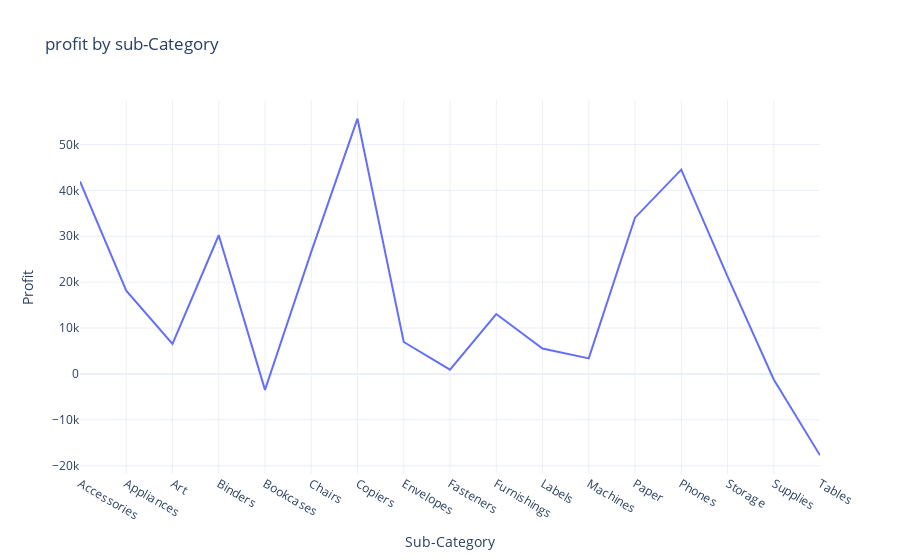

Write notebook code for a chart like this one.
### Code cell
fig = px.line(group5 , x = 'Sub-Category' , y ='Profit' , title='profit by sub-Category')
fig.show()

### Figure 1 — Plotly figure (JSON) as saved in the notebook; plotly's stock layout.template omitted (floating-point values rounded to 4 significant figures)
{"data": [{"hovertemplate": "Sub-Category=%{x}<br>Profit=%{y}<extra></extra>", "legendgroup": "", "line": {"color": "#636efa", "dash": "solid"}, "marker": {"symbol": "circle"}, "mode": "lines", "name": "", "orientation": "v", "showlegend": false, "type": "scatter", "x": ["Accessories", "Appliances", "Art", "Binders", "Bookcases", "Chairs", "Copiers", "Envelopes", "Fasteners", "Furnishings", "Labels", "Machines", "Paper", "Phones", "Storage", "Supplies", "Tables"], "xaxis": "x", "y": [41940.0, 18140.0, 6528.0, 30220.0, -3473.0, 26590.0, 55620.0, 6964.0, 949.5, 13060.0, 5546.0, 3385.0, 34050.0, 44520.0, 21280.0, -1189.0, -17730.0], "yaxis": "y"}], "layout": {"autosize": true, "legend": {"tracegroupgap": 0}, "title": {"text": "profit by sub-Category"}, "xaxis": {"anchor": "y", "autorange": true, "domain": [0, 1], "range": [0, 16], "title": {"text": "Sub-Category"}, "type": "category"}, "yaxis": {"anchor": "x", "autorange": true, "domain": [0, 1], "range": [-21800.0, 59690.0], "title": {"text": "Profit"}, "type": "linear"}}}
